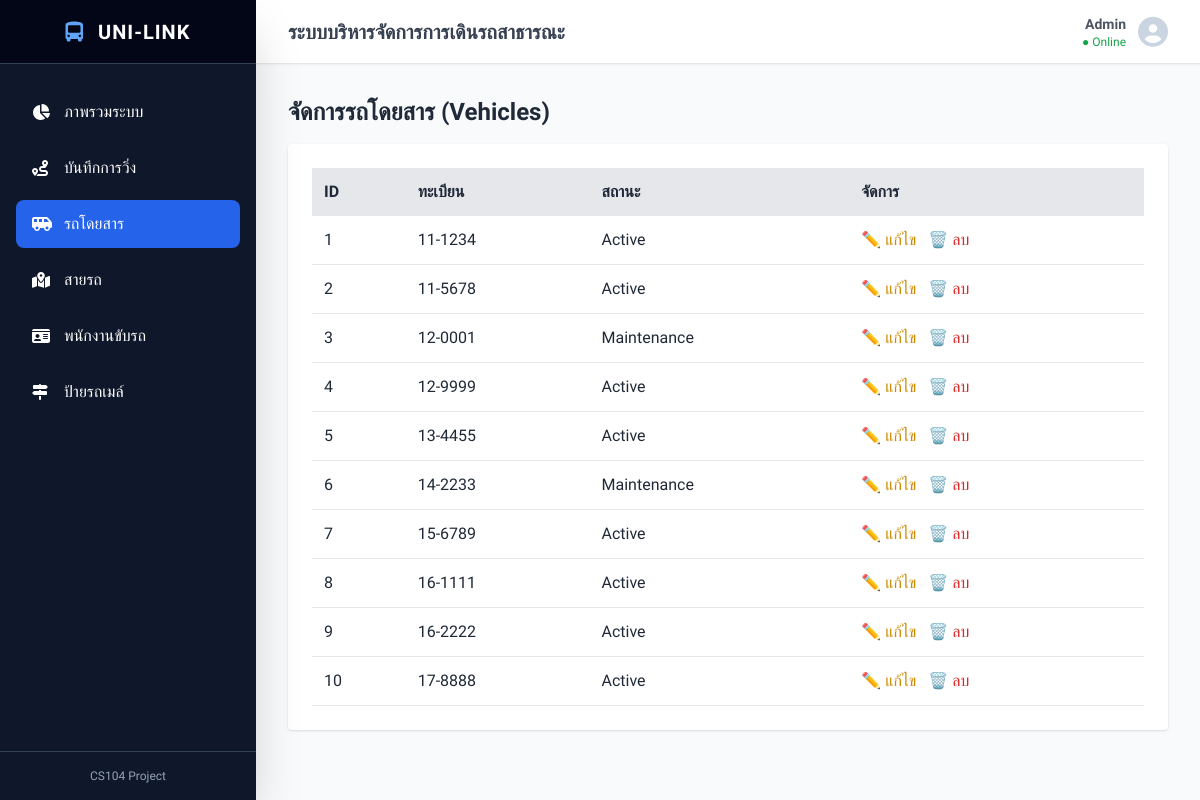
Page /vehicles on the committed database.
### tables this page shows
CREATE TABLE Vehicles (
    vehicle_id INTEGER PRIMARY KEY AUTOINCREMENT,
    plate_number TEXT NOT NULL UNIQUE,
    status TEXT NOT NULL DEFAULT 'Active'
);

### app.py (the view)
@app.route('/vehicles')
def manage_vehicles():
    db = open_database()
    all_vehicles = db.execute(
        'SELECT vehicle_id AS id, plate_number AS plate, status FROM Vehicles'
    ).fetchall()
    db.close()
    return render_template('vehicles.html', items=all_vehicles)

### app.py (called while the page is built)
def open_database():
    connection = sqlite3.connect('database.db')
    connection.execute('PRAGMA foreign_keys = ON')
    connection.row_factory = sqlite3.Row
    return connection

### templates/vehicles.html
{% extends 'base.html' %}
{% block content %}
<h2 class="text-2xl font-bold mb-4">จัดการรถโดยสาร (Vehicles)</h2>
<div class="bg-white p-6 rounded shadow">
    <table class="w-full text-left">
        <tr class="bg-gray-200"><th class="p-3">ID</th><th class="p-3">ทะเบียน</th><th class="p-3">สถานะ</th><th class="p-3">จัดการ</th></tr>
        {% for v in items %}
        <tr class="border-b">
            <td class="p-3">{{ v.id }}</td><td class="p-3">{{ v.plate }}</td><td class="p-3">{{ v.status }}</td>
            <td class="p-3">
                <a href="/edit_vehicle/{{ v.id }}" class="text-yellow-600 hover:underline mr-2">✏️ แก้ไข</a>
                <a href="/delete_vehicle/{{ v.id }}" class="text-red-600 hover:underline" onclick="return confirm('แน่ใจหรือไม่ว่าต้องการลบทิ้ง?');">🗑️ ลบ</a>
            </td>
        </tr>
        {% endfor %}
    </table>
</div>
{% endblock %}

### templates/base.html (style rules this page uses)
body { font-family: 'Prompt', sans-serif; }

### rows in the picture
Vehicles: id "1", plate "11-1234", status "Active"
Vehicles: id "2", plate "11-5678", status "Active"
Vehicles: id "3", plate "12-0001", status "Maintenance"
Vehicles: id "4", plate "12-9999", status "Active"
Vehicles: id "5", plate "13-4455", status "Active"
Vehicles: id "6", plate "14-2233", status "Maintenance"
Vehicles: id "7", plate "15-6789", status "Active"
Vehicles: id "8", plate "16-1111", status "Active"
Vehicles: id "9", plate "16-2222", status "Active"
Vehicles: id "10", plate "17-8888", status "Active"
